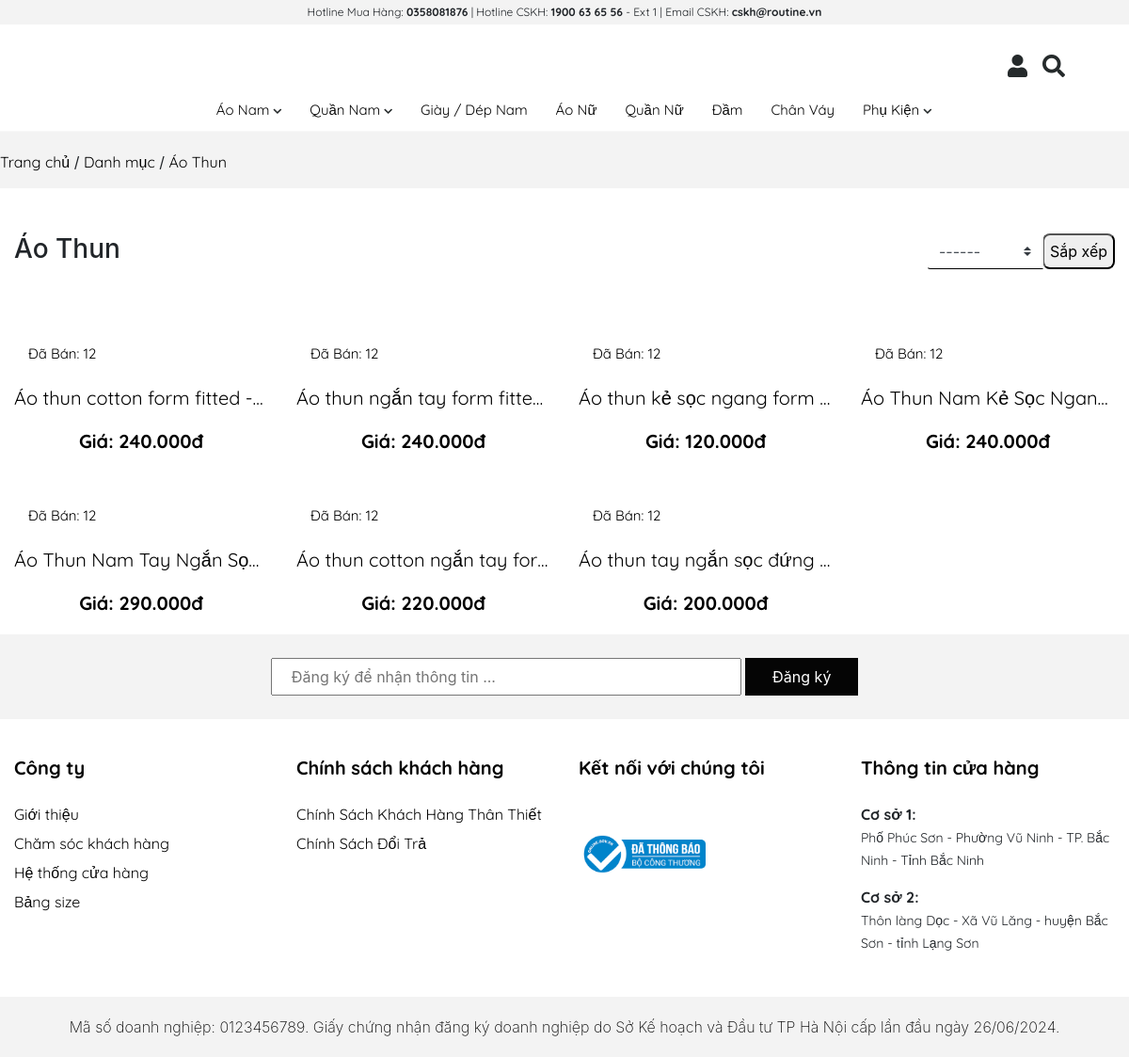
/front-end/pro.php?cate_id=2, run on the app's committed database.
### tables this page shows
CREATE TABLE `theme` (
  `theme_id` int(11) NOT NULL,
  `theme_logo` varchar(255) NOT NULL,
  `theme_phone` varchar(20) NOT NULL,
  `theme_email` varchar(100) NOT NULL,
  `theme_add` varchar(255) NOT NULL
);

CREATE TABLE `categories` (
  `cate_id` int(11) NOT NULL,
  `cate_name` varchar(255) NOT NULL,
  `cate_pr` int(11) NOT NULL
);

CREATE TABLE `products` (
  `pro_id` int(11) NOT NULL,
  `cate_id` int(11) NOT NULL,
  `pro_name` varchar(255) NOT NULL,
  `pro_image` varchar(255) NOT NULL,
  `pro_price` float NOT NULL,
  `pro_sale` float NOT NULL,
  `pro_intro` text NOT NULL,
  `pro_view` int(11) NOT NULL
);

### front-end/pro.php (the view, shortened to what this page needs)
<?php
include_once "header.php";
?>
<?php
    $cate_id = $_GET['cate_id'];
    $sql = "SELECT * FROM categories WHERE cate_pr=$cate_id OR cate_id = $cate_id";
    $stmt = $conn->prepare($sql);
    $stmt->execute();
    $list_cat = $stmt->fetchAll(PDO::FETCH_ASSOC);
    $listIdCat = [];
    foreach($list_cat as $row){
        $listIdCat[] = $row['cate_id'];
    }
    $listIdCat = implode(",", $listIdCat);
    $stmt = $conn->prepare("SELECT * FROM products WHERE cate_id IN ($listIdCat ) ");
    $stmt->execute();
    $pro = $stmt->fetchAll(PDO::FETCH_ASSOC);
    $sql1= "SELECT * FROM products WHERE cate_id=$cate_id";
    $stmt = $conn->prepare($sql1);
    $stmt->execute();
    $sql1= "SELECT * FROM categories WHERE cate_id=$cate_id";
    $stmt = $conn->prepare($sql1);
    $stmt->execute();
    $cate1 = $stmt->fetch(PDO::FETCH_ASSOC);
    $sql2= "SELECT * FROM products_detail";
    $stmt = $conn->prepare($sql2);
    $stmt->execute();
    $pro_detailAll = $stmt->fetchAll(PDO::FETCH_ASSOC);
?>
<article class="ps-loading">
<div class="title-cate">
   <a href="">Trang chủ</a>  / <a href="">Danh mục</a> / <a href=""><?=$cate1['cate_name']?></a>
</div>
<div class="container-fluid">
<br><br>
<div style="float:left;" class="title-pro">
  <h3><?=$cate1['cate_name']?></h3>
</div>
<form action="" method="post">
    <div class="sort">
        <div style="float:right;  width:200px;"  class="input-group">
            <select class="custom-select" style="display: block;
    border-color: transparent;
    border-bottom: 1px solid black;
    outline: 0;"  name='sort' id="inputGroupSelect02">
                <option value='0' selected>------</option>
            </select>
            <div class="input-group-append">
            <button style="border-radius:8px;" name="btnSort">Sắp xếp</button>
            </div>
        </div>
    </div>
    </form>
    <br><br><br>
    <div class="row">
    <?php foreach($pro as $c) : ?>
        <div class="col-md-3">
                <div class="product-hover mt-5">
                    <div class="produc-img">
                        <a href="detail.php?cate_id=<?= $c['cate_id']?>&pro_id=<?= $c['pro_id']?>"><img src="../back-end/img/<?= $c['pro_image'] ?>" style="padding: 5px 5px; width: 100%;" alt=""></a>
                    </div>
                    <div class="item">
                        <div class="">
                            <label for="" style="line-height: 2px;padding: 7px 5px;color: black;text-decoration: none; font-size: 15px;">Đã Bán: <span>12</span></label>
                        </div>
                        <div class="sizes">
                            <label for="" style="line-height: 2px;padding: 7px 5px;color: black;text-decoration: none; font-size: 15px;">Size:
                                <?php foreach ($pro_detailAll as $p) : ?>
                                    <?php if ($c['pro_id'] == $p['pro_id']) : ?>
                                        <span><?= $p['size'] ?></span>
                                    <?php endif; ?>
                                <?php endforeach; ?>
                            </label>
                        </div>
                    </div>
                </div>
                <div class="taitle mt-3">
                    <a href="detail.php?cate_id=<?= $c['cate_id']?>&pro_id=<?= $c['pro_id']?>" style="color: black;text-decoration: none; font-size: 20px;">
                        <p><?= $c['pro_name'] ?></p>
                    </a>
                    <?php if ($c['pro_sale'] > 0) : ?>
                        <div class="price">
                            <label style="color: black;text-decoration: none; font-size: 20px;" for="">Giá:
                            <?= price($c['pro_sale']) ?></label>
                        </div>
                    <?php else : ?>
                        <div class="price">
                            <label for="" style="color: black;text-decoration: none; font-size: 20px;">Giá:
                            <?= price($c['pro_price']) ?></label>
                        </div>
                    <?php endif; ?>
                </div>
            </div>
          <?php endforeach; ?>
    </div>
</div>
</article>
<?php
include_once "footer.php";
?>

### front-end/header.php (shortened to what this page needs)
<?php
require_once "../back-end/db.php";
?>
<?php
if (!function_exists('price')) {
    function price($number, $suffix = 'đ')
    {
        if (!empty($number)) {
            return number_format($number, 0, ',', '.') . "{$suffix}";
        }
    }
}
?>
<?php
$sql = "SELECT * FROM categories WHERE cate_pr=0";
$stmt = $conn->prepare($sql);
$stmt->execute();
$cate_pr = $stmt->fetchAll(PDO::FETCH_ASSOC);
?>
<?php
$sql = "SELECT * FROM theme";
$stmt = $conn->prepare($sql);
$stmt->execute();
$theme = $stmt->fetchAll(PDO::FETCH_ASSOC);
?>
<!doctype html>
<html lang="en">
<head>
    <link rel="stylesheet" href="https://cdn.jsdelivr.net/npm/bootstrap@4.5.3/dist/css/bootstrap.min.css">
    <link rel="stylesheet" href="css/css.css">
    <link rel="stylesheet" href="https://cdnjs.cloudflare.com/ajax/libs/font-awesome/5.15.1/css/all.min.css">
    <link rel="stylesheet" type="text/css" href="https://kenwheeler.github.io/slick/slick/slick.css" />
    <link rel="stylesheet" type="text/css" href="https://kenwheeler.github.io/slick/slick/slick-theme.css" />
    <link rel="stylesheet" href="css/404.css">
</head>
<body>
    <header style="z-index: 999;">
        <div class="header-top container-fluid text-center">
            <?php foreach ($theme as $t) : ?>
                <p class="mx-auto m-0 p-1">Hotline Mua Hàng: <b><?= $t['theme_phone'] ?></b> | Hotline CSKH: <b>1900 63 65 56</b> - Ext 1 | Email
                    CSKH: <b><?= $t['theme_email'] ?></b> </p>
            <?php endforeach; ?>
        </div>
        <div class="logo text-center py-3 position-relative">
            <div class="position-absolute d-flex icon-cart" style="top: 40%; right: 5%;">
                <?php if (!isset($_SESSION['user'])) : ?>
                    <a href="user/login.php"><i class="fas fa-user mx-2"></i></a>
                <?php endif; ?>
                <a href="search.php"><i class="fas fa-search mx-2"></i></a>
            </div>
        </div>
    </header>
    <main>
    <nav class="sticky-top"  style="z-index: 99;">
        <ul>
            <?php foreach ($cate_pr as $key => $item) { ?>
                <?php $cate_id = $item['cate_id'] ?>
                <?php
                $sql = "SELECT * FROM categories WHERE cate_pr = $cate_id";
                $stmt = $conn->prepare($sql);
                $stmt->execute();
                $cate_chill = $stmt->fetchAll(PDO::FETCH_ASSOC);
                ?>
                <li>
                    <a href="pro.php?cate_id=<?= $cate_id ?>"><?= $item['cate_name'] ?>
                        <?php if (COUNT($cate_chill) > 0) { ?>
                            <i class="fa fa-chevron-down"></i>
                        <?php } ?>
                    </a>
                        <?php if (isset($cate_chill)) { ?>
                </li>
            <?php } ?>
        <?php } ?>
        </ul>
    </nav>

### front-end/footer.php (shortened to what this page needs)
<footer>
    <div class="container-fluid footer-top">
        <div class="input-DK text-center">
            <form method="POST">
                <input type="email" name="email" placeholder="Đăng ký để nhận thông tin ...">
                <input type="submit" name="register" value="Đăng ký"></input>
            </form>
        </div>
    </div>
    <div class="container-fluid">
        <div class="row text footer-content">
            <div class="col-md-3">
                <h4>Công ty</h4>
                <ul>
                    <li><a href="intro.php">Giới thiệu</a></li>
                    <li><a href="404.php">Chăm sóc khách hàng</a></li>
                    <li><a href="404.php">Hệ thống cửa hàng</a></li>
                    <li><a href="page_size.php">Bảng size</a></li>
                </ul>
            </div>
            <div class="col-md-3">
                <h4>Chính sách khách hàng</a></h4>
                <ul>
                    <li><a href="intro.php">Chính Sách Khách Hàng Thân Thiết</a></li>
                    <li><a href="page_2.php">Chính Sách Đổi Trả</a></li>
                </ul>
            </div>
            <div class="col-md-3">
                <h4>Kết nối với chúng tôi</h4>
                <div>
                    <br>
                    <a href="#"><img src="../back-end/img/logo-bct.png" style="margin-top: 5px;" alt="" width="50%"></a>
                </div>
            </div>
            <div class="col-md-3">
                <h4>Thông tin cửa hàng</h4>
                <div>
                    <p><b>Cơ sở 1:</b><br>
                        <span>Phố Phúc Sơn - Phường Vũ Ninh - TP. Bắc Ninh - Tỉnh Bắc Ninh</span>
                    </p>
                    <?php foreach ($theme as $t) : ?>
                        <p><b>Cơ sở 2:</b><br>
                            <span>
                                <?= $t['theme_add'] ?>
                            </span>
                        </p>
                    <?php endforeach; ?>
                </div>
            </div>
        </div>
    </div>
    <div class="container-fluid footer-bottom">
        <div class="text-center">
            <p>Mã số doanh nghiệp: 0123456789. Giấy chứng nhận đăng ký doanh nghiệp do Sở Kế hoạch và Đầu tư TP Hà Nội cấp lần đầu ngày 26/06/2024.</p>
        </div>
    </div>
</footer>
</main>
</body>
</html>

### front-end/css/css.css (style rules this page uses)
body { overflow-x: hidden; }
.header-top { background-color: #F3F3F3; }
.text { font-family: 'Quicksand', sans-serif; }
.header-top p { font-size: 12px; font-family: 'Quicksand', sans-serif; }
.logo { background-color: white; font-size: 1.5rem; color: black; }
i { color: #252A2B; }
nav { background-color: white; }
nav>ul { display: flex; justify-content: center; border-bottom: 1px solid #F7F7F7; margin: 0; }
li { list-style: none; }
nav>ul>li { position: relative; padding: 10px 5px; }
nav>ul>li>a { color: #050505; margin: 10px 20px 0 0; font-size: 15px; font-family: 'Quicksand', sans-serif; }
nav>ul>li>a>i { font-size: 10px; }
.sticky-top { position: sticky; }
.text span { font-size: 14px; font-weight: 400; }
footer { padding-top: 10px; }
.footer-top { background-color: #F3F3F3; }
.input-DK { padding: 25px 0; }
.input-DK input[type=email] { width: 500px; height: 40px; padding: 0 20px; }
.input-DK input[type=submit] { width: 120px; height: 40px; padding: 0 20px; color: white; background-color: #050505; border: none; }
.footer-content { padding: 40px 0 30px 0; }
.footer-content h4 { color: #050505; font-size: 20px; font-weight: 700; margin-bottom: 25px; }
.footer-content ul { padding: 0; margin: 0; }
.footer-content ul li { margin: 7px 0; }
.footer-content a { color: #050505; font-style: 14px; transition: all 0.3s ease; }
.footer-bottom { background-color: #F3F3F3; padding: 20px 0; }
.footer-bottom p { margin: 0; font-weight: 200; color: #050505; }
.product-hover { width: 100%; height: auto; position: relative; text-align: center; overflow: hidden; }
.item { position: absolute; left: 0; bottom: -100%; transition: .5s ; width: 100%; text-align: left; background-color: white; display: block; padding-left: 10px; font-family: 'Quicksand', sans-serif; font-size: 10px; }
.taitle { font-family: 'Quicksand', sans-serif; text-align: center; width: 100%; }
.taitle a p { white-space: nowrap; overflow: hidden; text-overflow: ellipsis; width: 100%; position: relative; }
a { text-decoration: none !important; }
.taitle .price { font-weight: bold; font-size: 14px; }

### front-end/css/404.css (style rules this page uses)
html, body { height: 100%; margin: 0 auto; }

### front-end/pro.php (style rules this page uses)
.title-cate { background-color : #f3f3f3; padding-top : 20px; padding-bottom : 20px; height : 60px }
.title-cate a { color : black; font-family: "Quicksand", sans-serif; text-align: center ; }

### data on the page
theme: theme_phone "0358081876", theme_email "cskh@routine.vn", theme_add "Thôn làng Dọc - Xã Vũ Lăng - huyện Bắc Sơn - tỉnh Lạng Sơn"
categories: cate_name "Áo Nam"
categories: cate_name "Quần Nam"
categories: cate_name "Giày / Dép Nam"
categories: cate_name "Áo Nữ"
categories: cate_name "Quần Nữ"
categories: cate_name "Đầm"
categories: cate_name "Chân Váy"
categories: cate_name "Phụ Kiện"
categories: cate_name "Áo Thun"
products: pro_name "Áo thun cotton form fitted -…", pro_sale "240.000đ"
products: pro_name "Áo thun ngắn tay form fitte…", pro_sale "240.000đ"
products: pro_name "Áo thun kẻ sọc ngang form…", pro_sale "120.000đ"
products: pro_name "Áo Thun Nam Kẻ Sọc Ngan…", pro_sale "240.000đ"
products: pro_name "Áo Thun Nam Tay Ngắn Sọ…", pro_sale "290.000đ"
products: pro_name "Áo thun cotton ngắn tay for…", pro_price "220.000đ"
products: pro_name "Áo thun tay ngắn sọc đứng…", pro_sale "200.000đ"
